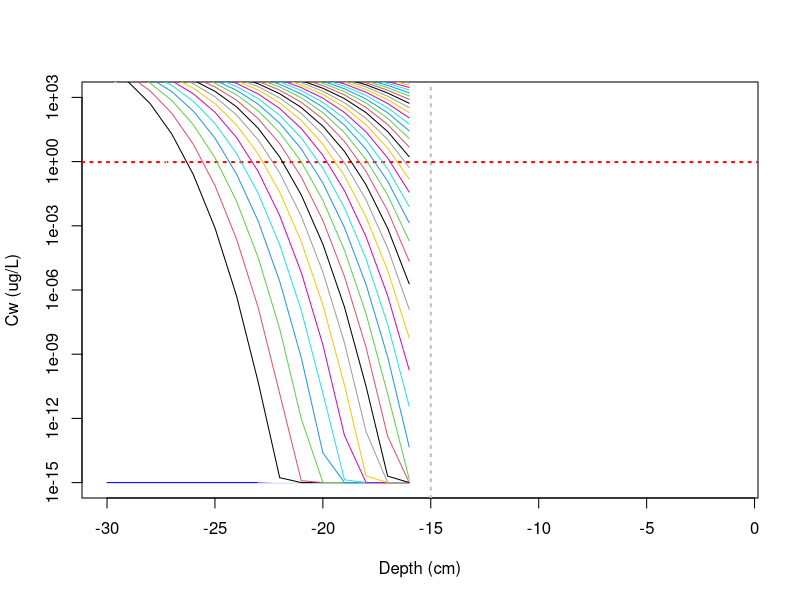

The R source for this figure:
rm(list=ls())

Cs = 3*129500000                     # sediment solid concentration, ug/kg (given)
logKoc = 5.2                       # organic-water partition coefficient (given)
foc = 0.05                         # organic content of the sediment (given)
Cpw = Cs/(foc*10^logKoc)           # porewater concentration in the sediment
remedialsed = 7500                 # remedial goal of sediment ug/kg
remedialpw = remedialsed / (foc* 10^logKoc)

Dm = 6.54e-6 * 3600 * 24           # this converts molecular dispersivity into cm2/day
Dbiopw = 100 / 365                 # this converts Dbiopw into cm2/day
Dbios = 1 / 365                    # converts Dbios into cm2/day
vgw = 198 / 365                    # converts groundwater velocity into cm/day
alpha = 0.1                        # hydraulic dispersivity (given)
theta_bio = 0.4                    # bioturbation layer porosity (given)
rho_bio = 1.56                     # bioturbation layer material density, kg/L (given)
theta_cil = 0.5                    # chemical isolation layer porosity 
rho_cil = 1.25                     # chemical isolation layer material density, kg/L

dx = 1                             # model grid length, cm
nbio = 15                          # total grids for bioturbation layer sim
ncil = 15                          # total grids for chemical isolation layer sim
tt = 365 * 250                     # total simulation time (250 years) in days

vbio = vgw / theta_bio             # velocity of porewater in bioturbation layer
vcil = vgw / theta_cil             # velocity of porewater in chemical isolation layer
Dtbiopw = Dm + Dbiopw + alpha * vbio  # total porewater effective diffusion coefficient in bioturbation layer
Dtbios = Dbios                     # total solid effective diffusion coefficient in bioturbation layer
Dtcilpw = Dm + alpha * vcil        # total porewater effective diffusion coefficient in chemical isolation layer
logKd = 1.9                        # adsorption coefficient
Kd = 10^logKd                      # log transformation
logKf = 7.21                       # activated carbon Freundlich
Kf = 10^logKf                      # log transformation
N = 0.82                           # Freundlich 1/n

dt1bio = dx / vbio                 # time step within bioturbation layer
dt2bio = dx * dx / Dtbiopw / 2
dtbio = min(dt1bio, dt2bio)

dt1cil = dx / vcil                 # time step within chemical isolation layer
dt2cil = dx * dx / Dtcilpw / 2
dtcil = min(dt1cil, dt2cil)

dt = min(dtbio, dtcil) / 2
nt = ceiling(tt/dt)
dt = tt / nt

C_cil = array(1e-15, ncil+1)       # initial conditions
C_bio = array(0, nbio)
C_bio_s = C_bio
C_bio_old = C_bio
C_output <- C_cil

fac = 0.0028                        # activated carbon fraction (play around with this)

plot(-30:-1, append(C_cil[2:(ncil+1)], C_bio), ylim=c(1e-15, 1e3), log='y', xlab='Depth (cm)', ylab='Cw (ug/L)', type = 'l', col='blue')
abline(v = -15, lty = 3, col='gray', lwd = 2)           # interface between bioturbation and chemical isolation layer
abline(h = remedialpw, lty = 3, col='red', lwd = 2)
t.prt <- 0
col.plot <- 0

while (C_cil[16] < remedialpw) {
  
  
  
  for (k in 1:nt) {
    t.prt = t.prt + dt
    C_cil[1] <- Cpw
    for (i in 2:ncil) {
      R = 1 + Kd * rho_cil * (1-fac) / theta_cil + Kf * N * C_cil[i]^(N-1) * rho_cil * fac / theta_cil
      A <- vcil * dt / R / dx
      B <- Dtcilpw * dt / R / dx / dx
      C_cil[i] <- (1-A-2*B) * C_cil[i] + (A + B) * C_cil[i-1] + B*C_cil[i+1]
    }
    R = 1 + Kd * rho_bio * (1-fac) / theta_cil + Kf * N * C_cil[ncil + 1]^(N-1) * rho_cil * fac / theta_cil
    A <- vcil * dt / R / dx
    B <- Dtcilpw * dt / R / dx / dx
    C_cil[ncil+1] <- (1 - A - B) * C_cil[ncil+1] + (A+B) * C_cil[ncil]
    
    R = 1 + Kd * rho_bio / theta_bio
    A <- vbio * dt / R / dx
    B <- Dtbiopw * dt / R / dx / dx
    C_bio_old = C_bio
    
    C_bio[1] <- (1-A-B) * C_bio[1] + A * C_cil[ncil+1] + B * C_bio[2]
    for (i in 2:(nbio-1)) {
      C_bio[i] <- (1-A-2*B) * C_bio[i] + (A+B) * C_bio[i-1] + B * C_bio[i+1]
    }
    C_bio[nbio] <- (1-A-B) * C_bio[nbio] + (A+B) * C_bio[nbio-1]
    
    Ss <- rho_bio * Kd * (C_bio - C_bio_old)
    B <- Dtbios * dt / dx / dx
    C_bio_s[1] <- (1-B) * C_bio_s[1] + B * C_bio_s[2] + Ss[1]
    for (i in 2:(nbio-1)) {
      C_bio_s[i] <- (1-2*B) * C_bio_s[i] + B * C_bio_s[i-1] + C_bio_s[i+1] + Ss[i]
    }
    C_bio_s[nbio] <- (1-B) * C_bio_s[nbio] + B * C_bio_s[nbio-1] + Ss[nbio]
    C_bio = C_bio_s / Kd
    
    if (t.prt >= 3650) {
      lines(-30:-1, append(C_cil[2:(ncil+1)], C_bio), col=col.plot)
      t.prt = 0
      col.plot <- col.plot+1
    }
  }
  
  fac = fac - 0.0001
}
